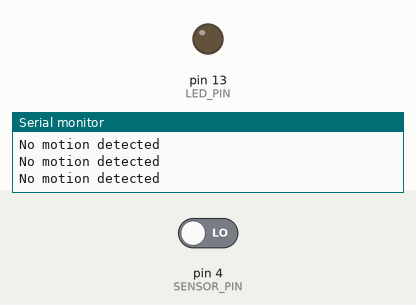
Simulated run of this sketch. Board: Arduino Uno, built with avr-gcc and run on an emulated ATmega328P. On the bench: output pins drawn as LEDs (lit = HIGH), the last lines printed to the serial monitor. The test bench sets the inputs (shaded band); at power-on: pin 4 (SENSOR_PIN) LOW.

Above: at 1.8 s.
1.9 s: pin 4 (SENSOR_PIN) driven HIGH
At 3.2 s:
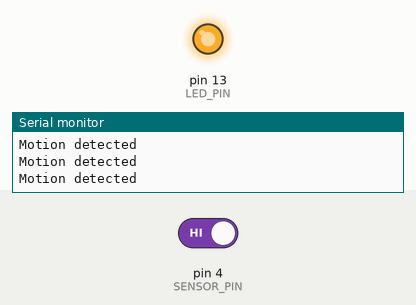
3.5 s: pin 4 (SENSOR_PIN) driven LOW
At 4.4 s:
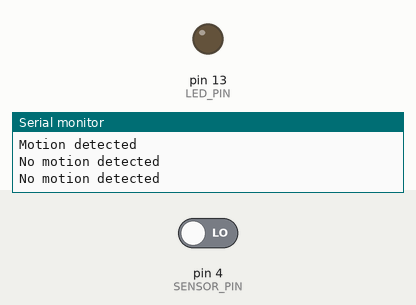
Timing chart, 0 to 6.5 s (numbered marks = the images above; inputs shaded):
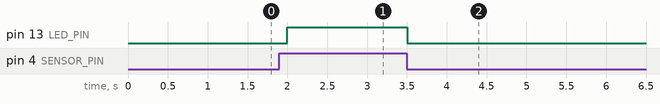

Measured:
- after the input at 1.9 s, pin 13 (LED_PIN): LOW → HIGH after 0.10 s
- after the input at 3.5 s, pin 13 (LED_PIN): HIGH → LOW at once

The sketch:

PIR.ino
```cpp
const int SENSOR_PIN = 4;  // Pin connected to the output (middle) wire of the PIR sensor
const int LED_PIN = 13;    // Pin connected to control the LED

void setup() {
  Serial.begin(9600);  // Initialize serial communication
  Serial.println("PIR Motion Sensor with LED");

  pinMode(SENSOR_PIN, INPUT);   // Set sensor pin as input
  pinMode(LED_PIN, OUTPUT);     // Set LED pin as output
}

void loop() {
  int motion = digitalRead(SENSOR_PIN);  // Read sensor pin and store the value in "motion"

  if (motion == HIGH) {  // If motion is detected (sensor reads HIGH)
    Serial.println("Motion detected");
    digitalWrite(LED_PIN, HIGH);  // Turn the LED ON
  } else {
    Serial.println("No motion detected");
    digitalWrite(LED_PIN, LOW);   // Turn the LED OFF
  }

  delay(500);  // Delay to avoid rapid toggling of the LED
}
```
